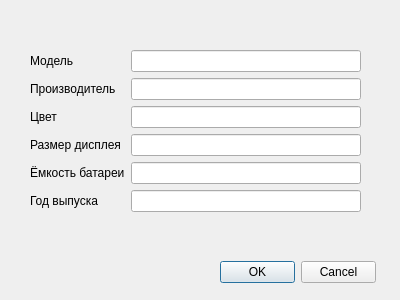
<?xml version="1.0" encoding="UTF-8"?>
<ui version="4.0">
 <class>AddData</class>
 <widget class="QDialog" name="AddData">
  <property name="geometry">
   <rect>
    <x>0</x>
    <y>0</y>
    <width>400</width>
    <height>300</height>
   </rect>
  </property>
  <property name="windowTitle">
   <string>Dialog</string>
  </property>
  <widget class="QDialogButtonBox" name="buttonBox">
   <property name="geometry">
    <rect>
     <x>220</x>
     <y>260</y>
     <width>156</width>
     <height>24</height>
    </rect>
   </property>
   <property name="standardButtons">
    <set>QDialogButtonBox::Cancel|QDialogButtonBox::Ok</set>
   </property>
  </widget>
  <widget class="QWidget" name="formLayoutWidget">
   <property name="geometry">
    <rect>
     <x>30</x>
     <y>50</y>
     <width>331</width>
     <height>191</height>
    </rect>
   </property>
   <layout class="QFormLayout" name="formLayout">
    <item row="0" column="1">
     <widget class="QLineEdit" name="lineEdit"/>
    </item>
    <item row="1" column="0">
     <widget class="QLabel" name="label_2">
      <property name="text">
       <string>Производитель</string>
      </property>
     </widget>
    </item>
    <item row="1" column="1">
     <widget class="QLineEdit" name="lineEdit_2"/>
    </item>
    <item row="2" column="0">
     <widget class="QLabel" name="label_3">
      <property name="text">
       <string>Цвет</string>
      </property>
     </widget>
    </item>
    <item row="2" column="1">
     <widget class="QLineEdit" name="lineEdit_3"/>
    </item>
    <item row="3" column="0">
     <widget class="QLabel" name="label_4">
      <property name="text">
       <string>Размер дисплея</string>
      </property>
     </widget>
    </item>
    <item row="3" column="1">
     <widget class="QLineEdit" name="lineEdit_4"/>
    </item>
    <item row="4" column="1">
     <widget class="QLineEdit" name="lineEdit_5"/>
    </item>
    <item row="4" column="0">
     <widget class="QLabel" name="label_5">
      <property name="text">
       <string>Ёмкость батареи</string>
      </property>
     </widget>
    </item>
    <item row="5" column="1">
     <widget class="QLineEdit" name="lineEdit_6"/>
    </item>
    <item row="5" column="0">
     <widget class="QLabel" name="label_6">
      <property name="text">
       <string>Год выпуска</string>
      </property>
     </widget>
    </item>
    <item row="0" column="0">
     <widget class="QLabel" name="label">
      <property name="text">
       <string>Модель</string>
      </property>
     </widget>
    </item>
   </layout>
  </widget>
 </widget>
 <resources/>
 <connections/>
</ui>
